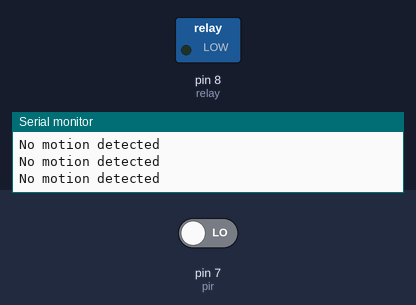
The sketch below on a simulated Arduino Uno, built with avr-gcc and run on an emulated ATmega328P. On the bench: switched loads named in the sketch (green lamp = pin HIGH), the last lines printed to the serial monitor. The inputs (shaded band) are chosen by the test bench; at power-on: pin 7 (pir) LOW.

Above: at 1.2 s.
1.3 s: pin 7 (pir) driven HIGH
At 2.5 s:
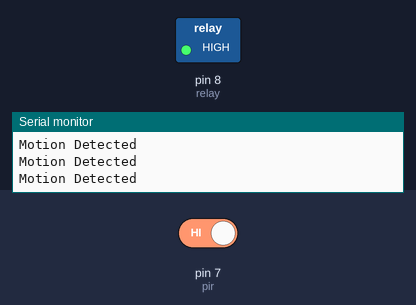
2.8 s: pin 7 (pir) driven LOW
At 3.9 s:
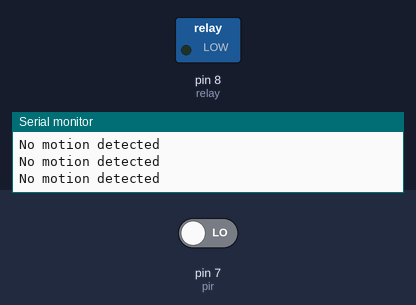
Timing chart, 0 to 5.8 s (numbered marks = the images above; inputs shaded):
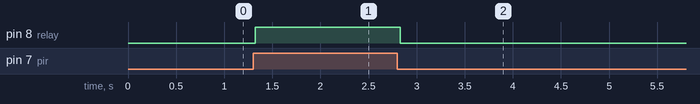

The sketch:

code.ino
```cpp
int relay = 8; //1
int pir = 7;

void setup()
{
  Serial.begin(9600);
  pinMode(relay, OUTPUT); //2
  pinMode(pir, INPUT);
}

void loop()
{
  if(digitalRead(pir) == HIGH){
    Serial.println("Motion Detected");
    digitalWrite(relay, HIGH);

  }
  else{
   Serial.println("No motion detected");
    digitalWrite(relay, LOW);
  }
}
```

Measured:
- after the input at 1.3 s, pin 8 (relay): LOW → HIGH at once
- after the input at 2.8 s, pin 8 (relay): HIGH → LOW at once
